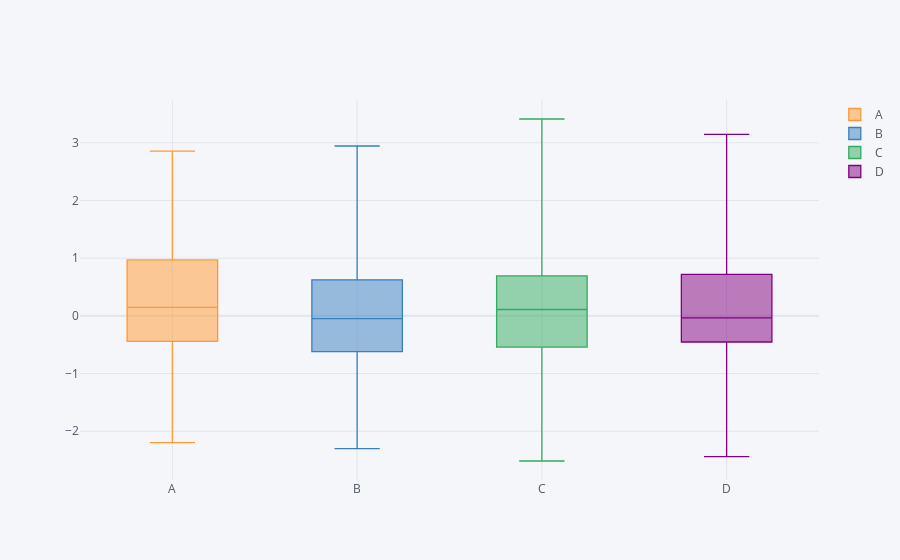

The notebook cell saved with this chart:
### Code cell
# BOXPLOT
df.iplot(kind='box')
